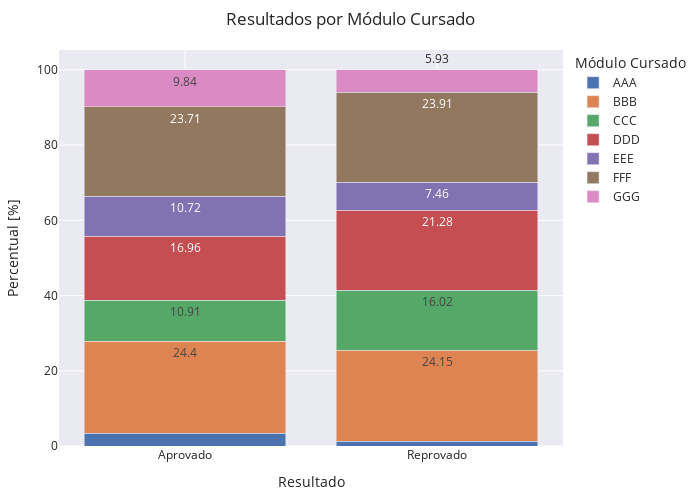

The notebook cell this image was saved under:
### Code cell
# RESULTADO BINÁRIO - Aprovado e Reprovado
# ----------------------------------------------------------------------------------------------------
# ----------------------------------------------------------------------------------------------------

df = studentInfo.groupby(['code_module', 'final_result_2']).agg({'id_student':'count'}).reset_index().\
    rename(columns={"code_module": "Modulo", "final_result_2": 'Resultado','id_student': 'Qtde'})

df['Percentual'] = df.apply(lambda x:  round(100 * (x['Qtde'] / df[df['Resultado'] == x['Resultado']]['Qtde'].sum()),2), axis=1)

fig = px.bar(df, x="Resultado", y="Percentual", text="Percentual", color="Modulo",
            hover_data=['Percentual'], barmode = 'stack', template="seaborn")

fig.update_layout(
    margin=dict(l=20, r=50, t=50, b=20),
    title = 'Resultados por Módulo Cursado',
    xaxis_title="Resultado",
    yaxis_title="Percentual [%]",
    legend_title="Módulo Cursado",
    width=700, 
    height=500,
    uniformtext_minsize=9, 
    uniformtext_mode='hide',
)
fig.show()

### Figure 1 — Plotly figure (JSON) as saved in the notebook; plotly's stock layout.template omitted (floating-point values rounded to 4 significant figures)
{"data": [{"alignmentgroup": "True", "hovertemplate": "Modulo=AAA<br>Resultado=%{x}<br>Percentual=%{text}<extra></extra>", "legendgroup": "AAA", "marker": {"color": "rgb(76,114,176)", "pattern": {"shape": ""}}, "name": "AAA", "offsetgroup": "AAA", "orientation": "v", "showlegend": true, "text": [3.45, 1.26], "textposition": "auto", "type": "bar", "x": ["Aprovado", "Reprovado"], "xaxis": "x", "y": [3.45, 1.26], "yaxis": "y"}, {"alignmentgroup": "True", "hovertemplate": "Modulo=BBB<br>Resultado=%{x}<br>Percentual=%{text}<extra></extra>", "legendgroup": "BBB", "marker": {"color": "rgb(221,132,82)", "pattern": {"shape": ""}}, "name": "BBB", "offsetgroup": "BBB", "orientation": "v", "showlegend": true, "text": [24.4, 24.15], "textposition": "auto", "type": "bar", "x": ["Aprovado", "Reprovado"], "xaxis": "x", "y": [24.4, 24.15], "yaxis": "y"}, {"alignmentgroup": "True", "hovertemplate": "Modulo=CCC<br>Resultado=%{x}<br>Percentual=%{text}<extra></extra>", "legendgroup": "CCC", "marker": {"color": "rgb(85,168,104)", "pattern": {"shape": ""}}, "name": "CCC", "offsetgroup": "CCC", "orientation": "v", "showlegend": true, "text": [10.91, 16.02], "textposition": "auto", "type": "bar", "x": ["Aprovado", "Reprovado"], "xaxis": "x", "y": [10.91, 16.02], "yaxis": "y"}, {"alignmentgroup": "True", "hovertemplate": "Modulo=DDD<br>Resultado=%{x}<br>Percentual=%{text}<extra></extra>", "legendgroup": "DDD", "marker": {"color": "rgb(196,78,82)", "pattern": {"shape": ""}}, "name": "DDD", "offsetgroup": "DDD", "orientation": "v", "showlegend": true, "text": [16.96, 21.28], "textposition": "auto", "type": "bar", "x": ["Aprovado", "Reprovado"], "xaxis": "x", "y": [16.96, 21.28], "yaxis": "y"}, {"alignmentgroup": "True", "hovertemplate": "Modulo=EEE<br>Resultado=%{x}<br>Percentual=%{text}<extra></extra>", "legendgroup": "EEE", "marker": {"color": "rgb(129,114,179)", "pattern": {"shape": ""}}, "name": "EEE", "offsetgroup": "EEE", "orientation": "v", "showlegend": true, "text": [10.72, 7.46], "textposition": "auto", "type": "bar", "x": ["Aprovado", "Reprovado"], "xaxis": "x", "y": [10.72, 7.46], "yaxis": "y"}, {"alignmentgroup": "True", "hovertemplate": "Modulo=FFF<br>Resultado=%{x}<br>Percentual=%{text}<extra></extra>", "legendgroup": "FFF", "marker": {"color": "rgb(147,120,96)", "pattern": {"shape": ""}}, "name": "FFF", "offsetgroup": "FFF", "orientation": "v", "showlegend": true, "text": [23.71, 23.91], "textposition": "auto", "type": "bar", "x": ["Aprovado", "Reprovado"], "xaxis": "x", "y": [23.71, 23.91], "yaxis": "y"}, {"alignmentgroup": "True", "hovertemplate": "Modulo=GGG<br>Resultado=%{x}<br>Percentual=%{text}<extra></extra>", "legendgroup": "GGG", "marker": {"color": "rgb(218,139,195)", "pattern": {"shape": ""}}, "name": "GGG", "offsetgroup": "GGG", "orientation": "v", "showlegend": true, "text": [9.84, 5.93], "textposition": "auto", "type": "bar", "x": ["Aprovado", "Reprovado"], "xaxis": "x", "y": [9.84, 5.93], "yaxis": "y"}], "layout": {"barmode": "stack", "height": 500, "legend": {"title": {"text": "Módulo Cursado"}, "tracegroupgap": 0}, "margin": {"b": 20, "l": 20, "r": 50, "t": 50}, "title": {"text": "Resultados por Módulo Cursado"}, "uniformtext": {"minsize": 9, "mode": "hide"}, "width": 700, "xaxis": {"anchor": "y", "domain": [0, 1], "title": {"text": "Resultado"}}, "yaxis": {"anchor": "x", "domain": [0, 1], "title": {"text": "Percentual [%]"}}}}
